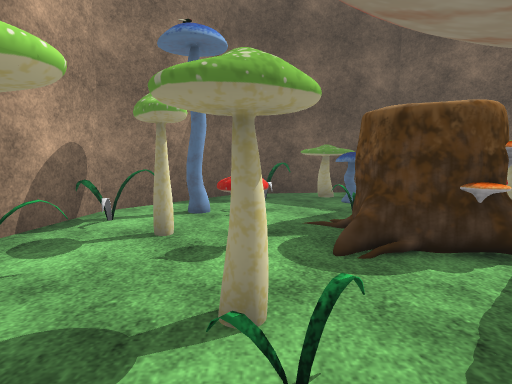
[1] (above)

13 first-person views from a walk through a Unity game level. The camera is 1.3 m above the floor, tilts 6° down and sees 75° across. The floor is counted in squares, 1 m on a side. Each view is taken from the middle of a square. On the plan, view 1 faces up. The plan holds only what a view shows up to about 14 squares ahead; the rest is blank. The place goes on beyond the plan. Some surface patterns are stand-ins.

[2]
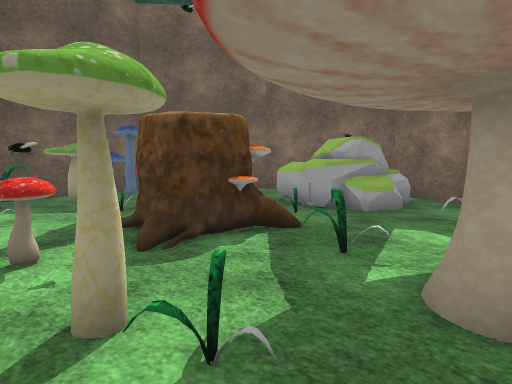

[3]
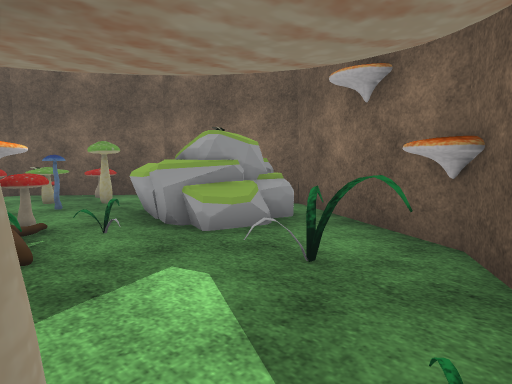

[4]
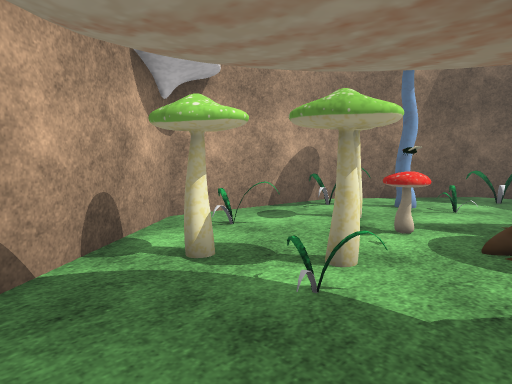

[5]
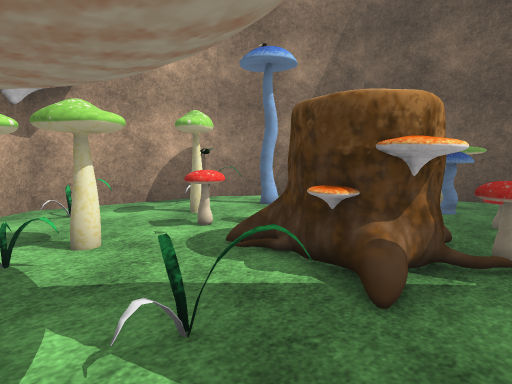

[6]
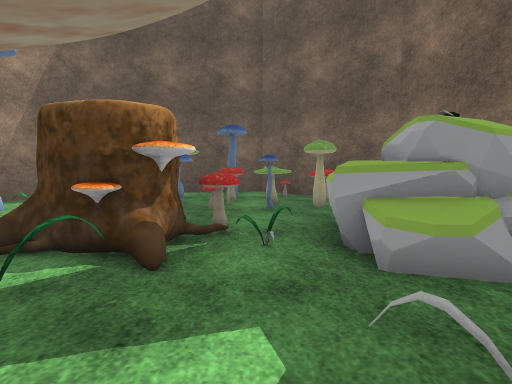

[7]
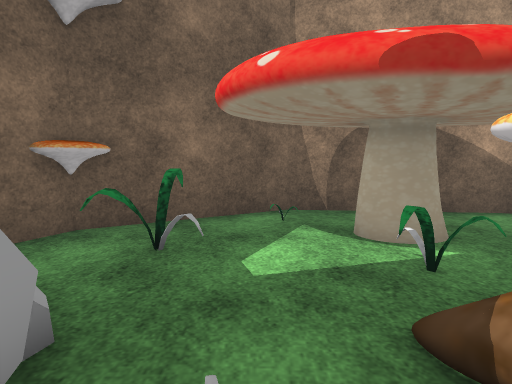

[8]
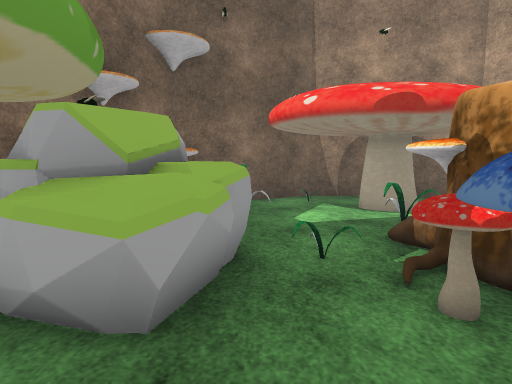

[9]
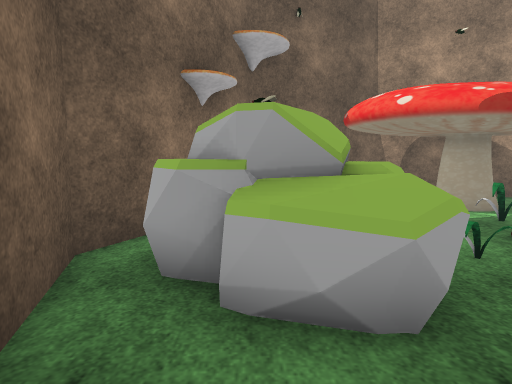

[10]
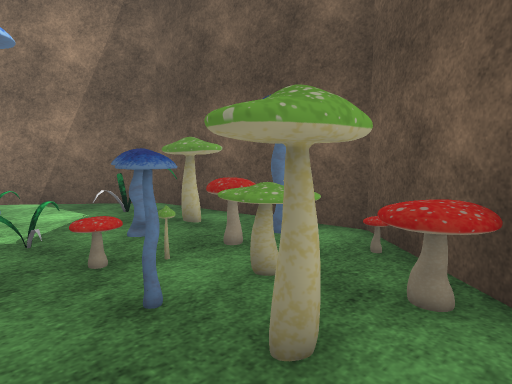

[11]
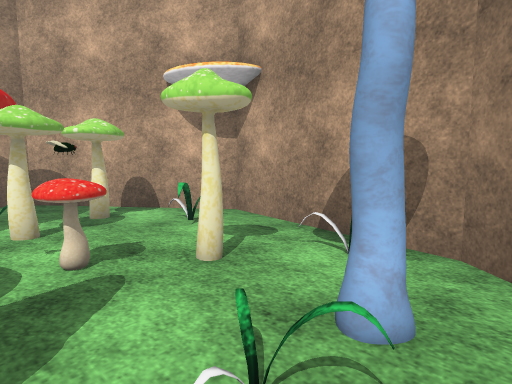

[12]
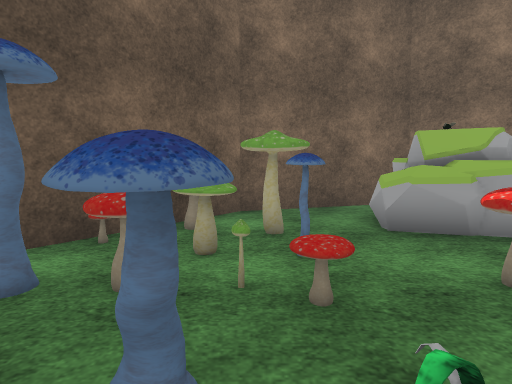

[13]
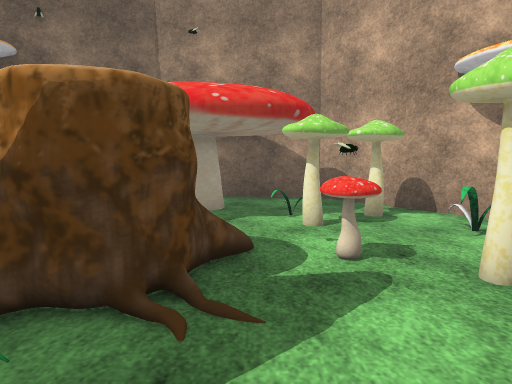

### Floor plan
Key: @ floor where view 1 was taken; # wall or solid block; . floor; ^ raised ledge; M mushroom; S stump; R rock; O other object.
Columns run from 4 left of view 1 to 10 right of it. Each row starts with its distance up from view 1.
 13         ###
 12    ######.##
 11   ###OMMM.M##
 10  ##.O..MMOMM##
  9 ##....#^M..M.#
  8 #..MO.O.M#...##
  7 #OO........R..#
  6 #.M...SSM.RRRR#
  5 #.....SMMORRRR#
  4 #.O....M...RRR#
  3 #O......#.....#
  2 #.M.M..O.....##
  1 ##..O.##..O.M#
  0  ##.@.##..O.##
 -1   #.....O ###
 -2   #########

Positions as (right, up) in squares from view 1, and headings:
1: (0, 0), facing up
2: (-1, 0), facing up-right
3: (3, -1), facing up-right
4: (2, -1), facing up-left
5: (5, 1), facing up-left
6: (5, 0), facing up
7: (5, 6), facing down
8: (6, 9), facing down
9: (8, 9), facing down
10: (8, 7), facing up-left
11: (1, 9), facing down-left
12: (1, 9), facing right
13: (1, 9), facing down
